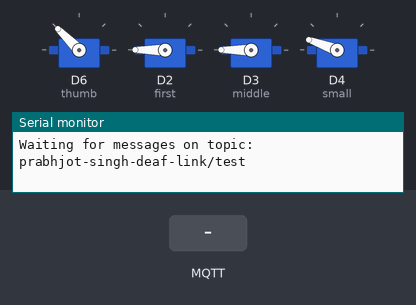
The sketch below on a simulated Arduino MKR. Parts: 4 × servo, the last lines printed to the serial monitor. The test bench sets the inputs (shaded band). WiFi joins after 1.5 s; servers stay silent unless stated; no MQTT or app messages arrive unless stated.

Above: at 5.2 s.
5.3 s: MQTT message "number 2" arrives on the first subscribed topic
At 5.45 s:
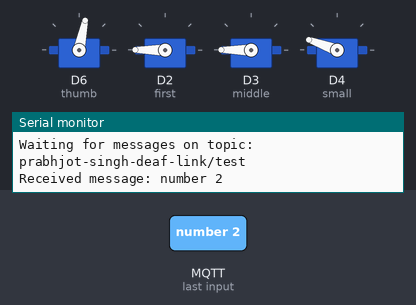
8.3 s: MQTT message "index finger" arrives on the first subscribed topic
At 8.45 s:
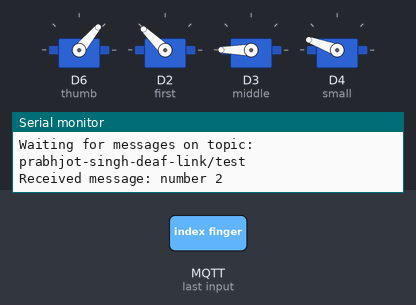
At 9.95 s:
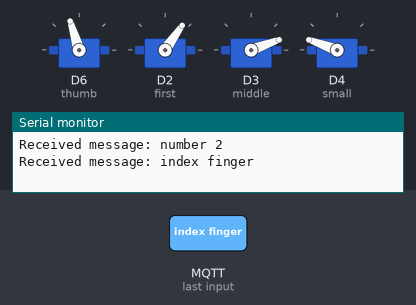
11.3 s: MQTT message "thumb finger" arrives on the first subscribed topic
At 14.44 s:
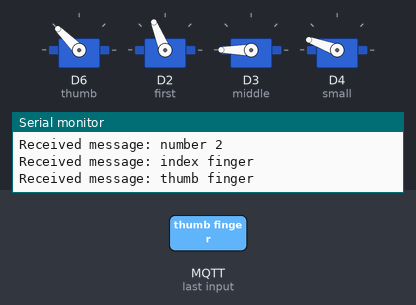
17.3 s: MQTT message "small finger" arrives on the first subscribed topic
20.3 s: MQTT message "number 3" arrives on the first subscribed topic
23.3 s: MQTT message "reset" arrives on the first subscribed topic
Timing chart, 0 to 28.9 s (numbered marks = the images above; inputs shaded):
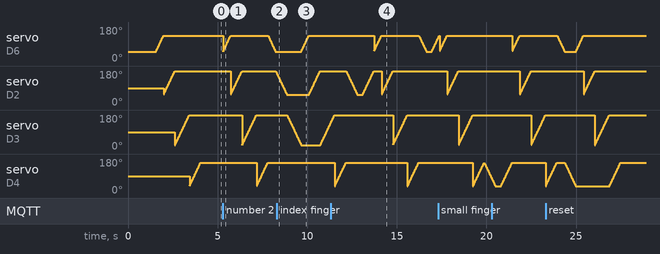

The sketch:

Robotic_Hand.ino
```cpp
#include <ArduinoMqttClient.h>
#include <WiFiNINA.h>
#include "arduino_secrets.h"
#include <Servo.h>

char ssid[] = SECRET_SSID;
char pass[] = SECRET_PASS;

WiFiClient wifiClient;
MqttClient mqttClient(wifiClient);

const char broker[] = "broker.hivemq.com";
int port = 1883;
const char topic[] = "prabhjot-singh-deaf-link/test";

String command;

Servo thumb;
Servo first;
Servo middle;
Servo small;

int pos = 0;

void setup() {
  Serial.begin(9600);

  while (!Serial)

    Serial.print("Attempting to connect to WPA SSID: ");
  Serial.println(ssid);
  while (WiFi.begin(ssid, pass) != WL_CONNECTED) {
    Serial.print(".");
    delay(5000);
  }

  Serial.println("You're connected to the network");
  Serial.print("Attempting to connect to the MQTT broker: ");
  Serial.println(broker);

  if (!mqttClient.connect(broker, port)) {
    Serial.print("MQTT connection failed! Error code = ");
    Serial.println(mqttClient.connectError());

    while (1)
      ;
  }

  Serial.println("You're connected to the MQTT broker!");
  Serial.println();

  Serial.print("Subscribing to topic: ");
  Serial.println(topic);

  // subscribe to a topic
  mqttClient.subscribe(topic);

  Serial.print("Waiting for messages on topic: ");
  Serial.println(topic);
  Serial.println();

  thumb.attach(6);
  first.attach(2);
  middle.attach(3);
  small.attach(4);

  reset();
}

void loop() {
  int messageSize = mqttClient.parseMessage();
  if (messageSize) {
    char messageBuffer[messageSize + 1];
    int bytesRead = mqttClient.readBytes(messageBuffer, messageSize);

    // Null-terminate the message buffer
    messageBuffer[bytesRead] = '\0';

    Serial.print("Received message: ");
    Serial.println(messageBuffer);

    if (strcmp(messageBuffer, "number 2") == 0) {
      reset();
      two();
    }

    if (strcmp(messageBuffer, "number 3") == 0) {
      reset();
      three();
    }

    if (strcmp(messageBuffer, "number 4") == 0) {
      reset();
      four();
    }

    if (strcmp(messageBuffer, "index finger") == 0) {
      reset();
      index_finger();
    }

    if (strcmp(messageBuffer, "thumb finger") == 0) {
      reset();
      thumb_finger();
    }

    if (strcmp(messageBuffer, "small finger") == 0) {
      reset();
      last_finger();
    }

    if (strcmp(messageBuffer, "reset") == 0) {
      reset();
    }

    Serial.println();
  }
}

void reset() {
  Thumb_Down();
  First_Down();
  Middle_Down();
  Last_Down();
}

void four() {
  Thumb_Up();
}

void three() {
  Thumb_Up();
  Last_Up();
}

void two() {
  Thumb_Up();
  First_Up();
  Middle_Up();
}

void index_finger() {
  First_Up();
  delay(300);
  First_Down();
}

void thumb_finger() {
  Thumb_Up();
  delay(300);
  Thumb_Down();
}

void last_finger() {
  Last_Up();
  delay(300);
  Last_Down();
}


void Thumb_Up() {
  for (pos = 135; pos >= 50; pos -= 1) {
    thumb.write(pos);
    delay(5);
  }
}

void Thumb_Down() {
  for (pos = 50; pos <= 135; pos += 1) {
    thumb.write(pos);
    delay(5);
  }
}

void First_Up() {
  for (pos = 180; pos >= 55; pos -= 1) {
    first.write(pos);
    delay(5);
  }
}

void First_Down() {
  for (pos = 55; pos <= 180; pos += 1) {
    first.write(pos);
    delay(5);
  }
}

void Middle_Up() {
  for (pos = 180; pos >= 20; pos -= 1) {
    middle.write(pos);
    delay(5);
  }
}

void Middle_Down() {
  for (pos = 20; pos <= 180; pos += 1) {
    middle.write(pos);
    delay(5);
  }
}

void Last_Up() {
  for (pos = 160; pos >= 35; pos -= 1) {
    small.write(pos);
    delay(5);
  }
}

void Last_Down() {
  for (pos = 35; pos <= 160; pos += 1) {
    small.write(pos);
    delay(5);
  }
}
```

arduino_secrets.h
```cpp
#define SECRET_SSID "MONGA PG 3.1"
#define SECRET_PASS "MongaBhai@1"
```

Measured:
- after the input at 8.3 s, servo on D6 (thumb): moves from 50° to 135° over 0.42 s, starting after 1.4 s
- by itself, servo on D4 (small): ramps from 36° to 160° and jumps back, once every 4.1 s
